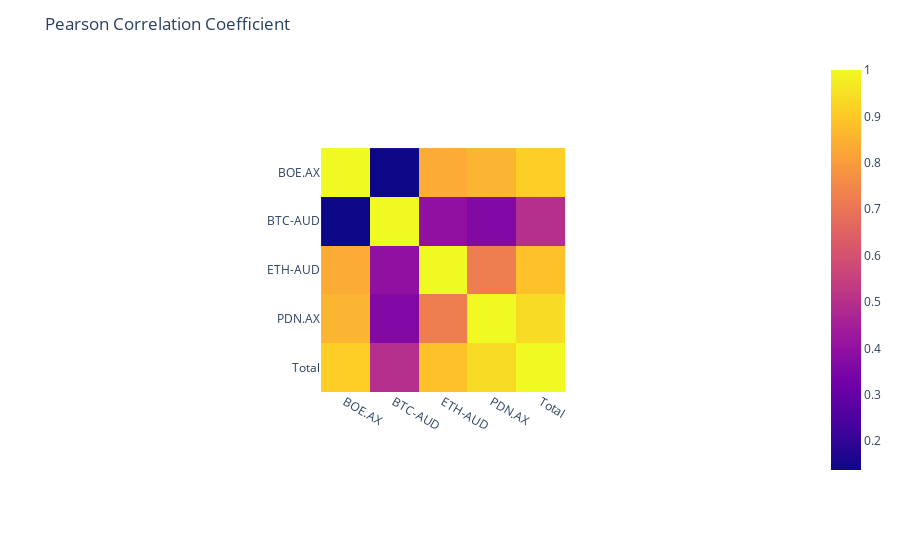

Source (notebook cell):
### Code cell
import plotly.express as px

fig = px.imshow(portfolio.corr())
fig.update_layout(
    title= 'Pearson Correlation Coefficient')
fig.show()

### Figure 1 — Plotly figure (JSON) as saved in the notebook; plotly's stock layout.template omitted (floating-point values rounded to 4 significant figures)
{"data": [{"coloraxis": "coloraxis", "hovertemplate": "x: %{x}<br>y: %{y}<br>color: %{z}<extra></extra>", "name": "0", "type": "heatmap", "x": ["BOE.AX", "BTC-AUD", "ETH-AUD", "PDN.AX", "Total"], "xaxis": "x", "y": ["BOE.AX", "BTC-AUD", "ETH-AUD", "PDN.AX", "Total"], "yaxis": "y", "z": [[1, 0.1379, 0.8356, 0.8584, 0.9124], [0.1379, 1, 0.3966, 0.3653, 0.4975], [0.8356, 0.3966, 1, 0.7226, 0.8863], [0.8584, 0.3653, 0.7226, 1, 0.9395], [0.9124, 0.4975, 0.8863, 0.9395, 1]]}], "layout": {"autosize": true, "coloraxis": {"colorscale": [[0, "#0d0887"], [0.1111, "#46039f"], [0.2222, "#7201a8"], [0.3333, "#9c179e"], [0.4444, "#bd3786"], [0.5556, "#d8576b"], [0.6667, "#ed7953"], [0.7778, "#fb9f3a"], [0.8889, "#fdca26"], [1, "#f0f921"]]}, "margin": {"t": 60}, "title": {"text": "Pearson Correlation Coefficient"}, "xaxis": {"anchor": "y", "autorange": true, "constrain": "domain", "domain": [0.3321, 0.6679], "range": [-0.5, 4.5], "scaleanchor": "y", "type": "category"}, "yaxis": {"anchor": "x", "autorange": true, "constrain": "domain", "domain": [0, 1], "range": [4.5, -0.5], "type": "category"}}}
